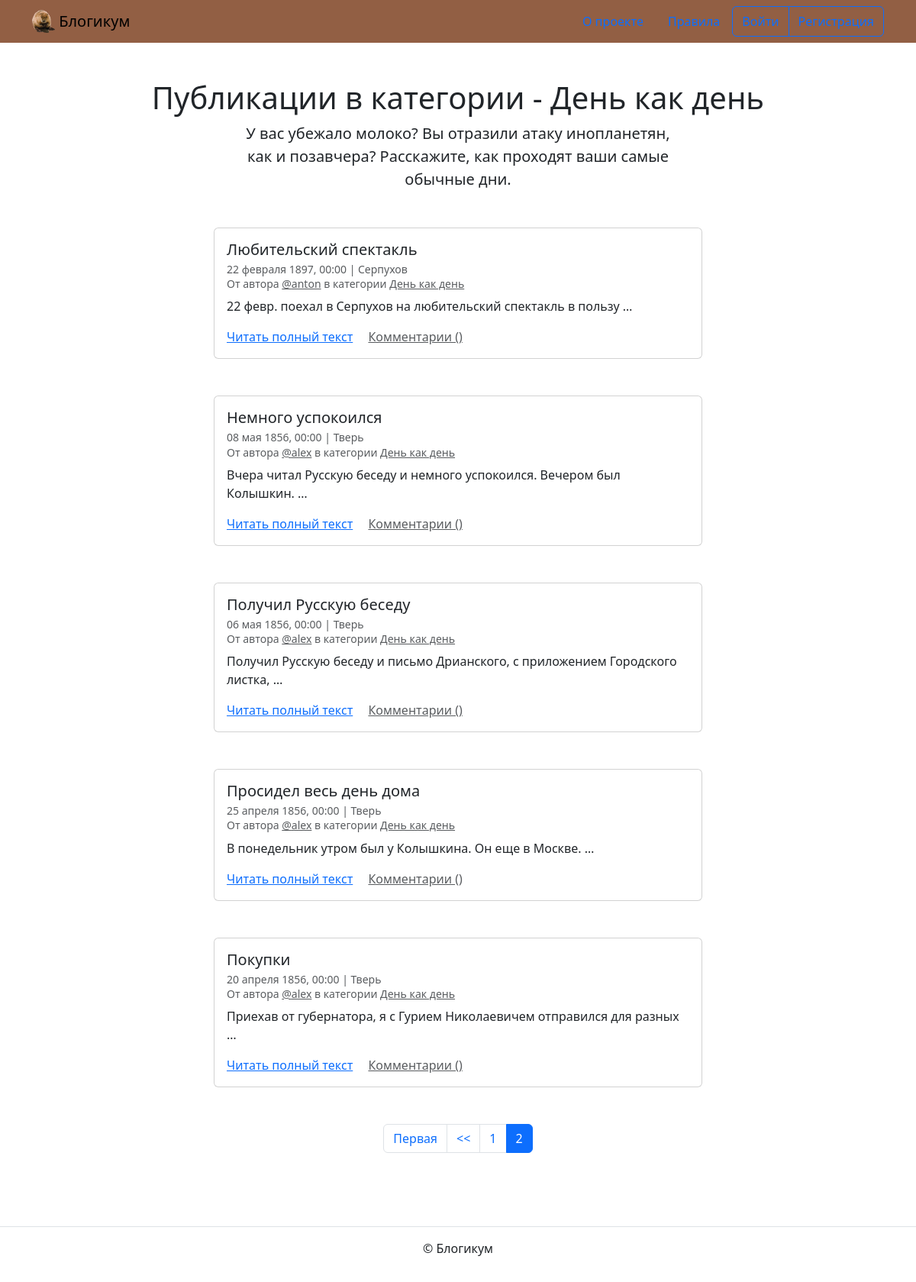
Page /category/routine/?page=2 on the committed database.
### blog/models.py (models this page shows, shortened)
class Category(TimeStampedModel):
    title = models.CharField(
        "Заголовок",
        max_length=512,
        blank=False,
    )
    description = models.TextField(
        "Описание",
        blank=False,
    )
    slug = models.SlugField(
        "Идентификатор",
        unique=True,
        blank=False,
        help_text=(
            "Идентификатор страницы для URL; разрешены "
            "символы латиницы, цифры, дефис и подчёркивание."
        ),
    )
    class Meta:
        verbose_name = "категория"
        verbose_name_plural = "Категории"

class Post(TimeStampedModel):
    title = models.CharField(
        "Заголовок",
        max_length=256,
        blank=False,
    )
    text = models.TextField("Текст", blank=False)
    pub_date = models.DateTimeField(
        "Дата и время публикации",
        blank=False,
        help_text=(
            "Если установить дату и время в "
            "будущем — можно делать отложенные публикации."
        ),
    )
    author = models.ForeignKey(
        User,
        on_delete=models.CASCADE,
        blank=False,
        verbose_name="Автор публикации",
        related_name="posts",
    )
    location = models.ForeignKey(
        "Location",
        null=True,
        on_delete=models.SET_NULL,
        blank=True,
        verbose_name="Местоположение",
        related_name="posts",
    )
    category = models.ForeignKey(
        "Category",
        null=True,
        on_delete=models.SET_NULL,
        blank=False,
        verbose_name="Категория",
        related_name="posts",
    )
    image = models.ImageField(
        "Картинка",
        upload_to="media/",
        blank=True,
    )
    class Meta:
        verbose_name = "публикация"
        verbose_name_plural = "Публикации"

class Location(TimeStampedModel):
    name = models.CharField(
        "Название места",
        max_length=256,
        blank=False,
    )
    class Meta:
        verbose_name = "местоположение"
        verbose_name_plural = "Местоположения"

### blog/views.py (the view)
def category_posts(request, category_slug):
    category = get_object_or_404(Category, slug=category_slug)
    if not category.is_published:
        raise Http404
    post_list = Post.objects.filter(
        category=category,
        is_published=True,
        pub_date__lte=NOW,
    ).order_by("-pub_date")
    paginator = Paginator(post_list, POSTS_PER_PAGE)
    page_obj = paginator.get_page(request.GET.get("page"))
    context = {
        "category": category,
        "page_obj": page_obj,
    }
    return render(request, "blog/category.html", context)

### templates/blog/category.html (shortened to what this page needs)
{% extends "base.html" %}
{% block content %}
  <h1 class="text-center">Публикации в категории - {{ category.title }}</h1>
  <p class="col-6 offset-3 mb-5 lead text-center">{{ category.description }}</p>
  {% for post in page_obj %}
    <article class="mb-5">
      {% include "includes/post_card.html" %}
    </article>
  {% endfor %}
  {% include "includes/paginator.html" %}
{% endblock %}

### templates/includes/post_card.html (shortened to what this page needs)
<div class="col d-flex justify-content-center">
  <div class="card" style="width: 40rem;">
    <div class="card-body">
      <h5 class="card-title">{{ post.title }}</h5>
      <h6 class="card-subtitle mb-2 text-muted">
        <small>
          {{ post.pub_date|date:"d E Y, H:i" }} | {% if post.location and post.location.is_published %}{{ post.location.name }}{% else %}Планета Земля{% endif %}<br>
          От автора <a class="text-muted" href="{% url 'blog:profile' post.author %}">@{{ post.author.username }}</a> в
          категории {% include "includes/category_link.html" %}
        </small>
      </h6>
      <p class="card-text">{{ post.text|truncatewords:10 }}</p>
      <a href="{% url 'blog:post_detail' post.id %}" class="card-link">Читать полный текст</a>
      <a href="{% url 'blog:post_detail' post.id %}" class="card-link text-muted">Комментарии ({{ post.comment_count }})</a>
    </div>
  </div>
</div>

### templates/includes/category_link.html
<a class="text-muted" href="{% url 'blog:category_posts' post.category.slug %}">
  {{ post.category.title }}
</a>

### rows in the picture
Category: title "День как день", description "У вас убежало молоко? Вы отразили атаку инопланетян, как и позавчера? Расскажите, как проходят ваши самые обычные дни."
Post: title "Любительский спектакль", pub_date "22 февраля 1897, 00:00", location.name "Серпухов", author.username "anton", category "День как день", text "22 февр. поехал в Серпухов на любительский спектакль в пользу …"
Post: title "Немного успокоился", pub_date "08 мая 1856, 00:00", location.name "Тверь", author.username "alex", category "День как день", text "Вчера читал Русскую беседу и немного успокоился. Вечером был Колышкин. …"
Post: title "Получил Русскую беседу", pub_date "06 мая 1856, 00:00", location.name "Тверь", author.username "alex", category "День как день", text "Получил Русскую беседу и письмо Дрианского, с приложением Городского листка, …"
Post: title "Просидел весь день дома", pub_date "25 апреля 1856, 00:00", location.name "Тверь", author.username "alex", category "День как день", text "В понедельник утром был у Колышкина. Он еще в Москве. …"
Post: title "Покупки", pub_date "20 апреля 1856, 00:00", location.name "Тверь", author.username "alex", category "День как день", text "Приехав от губернатора, я с Гурием Николаевичем отправился для разных …"

### other values in the picture
{{ i }} "1"
{{ i }} "2"
